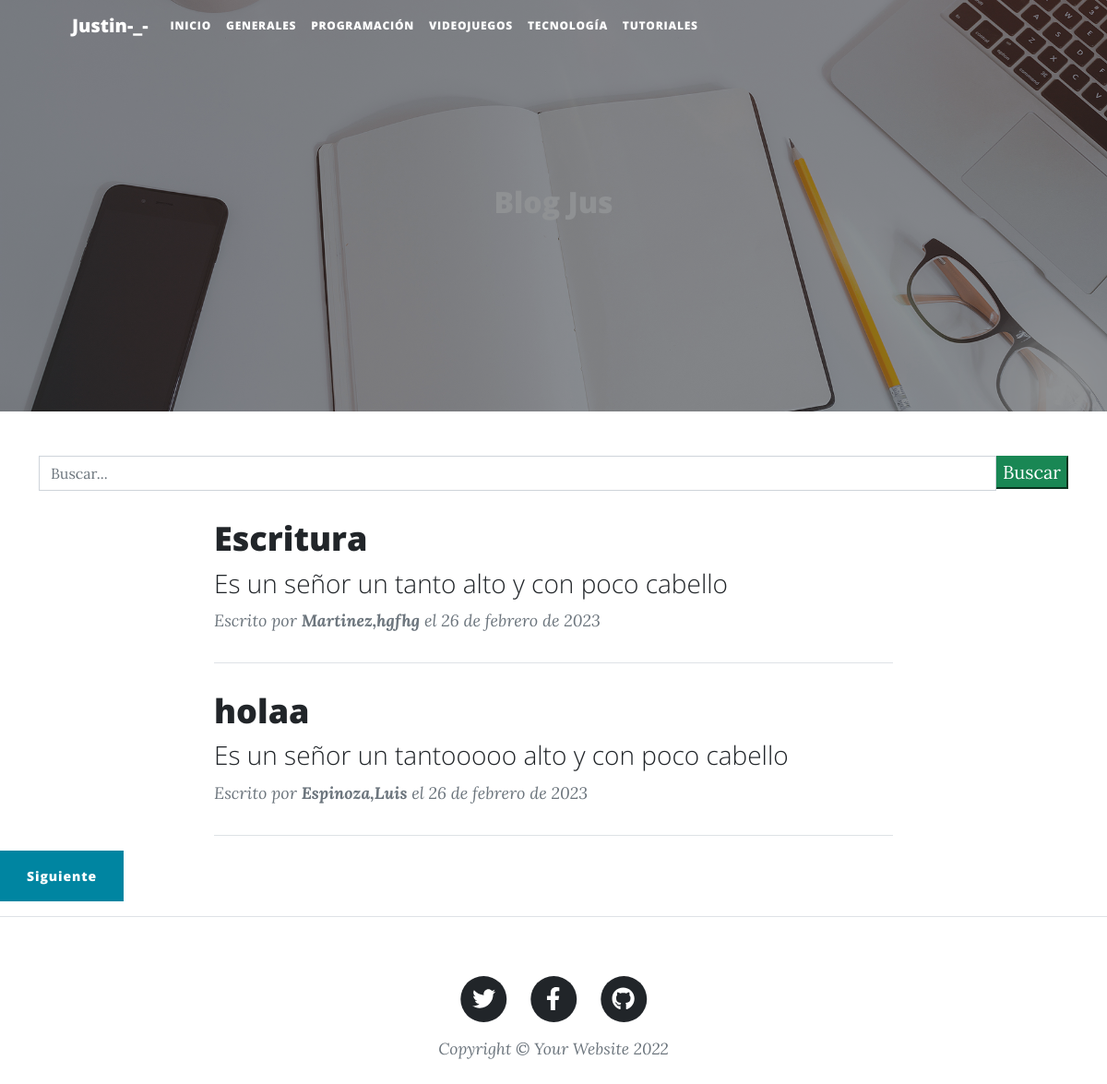
The page / on the database its author committed.
### bloge/models.py (models this page shows, shortened)
class Post(models.Model):
    id = models.AutoField(primary_key= True)
    titulo = models.CharField('Titulo',max_length= 90, blank= False, null = False)
    slug = models.CharField('Slug', max_length= 100, blank= False, null =False)
    descripcion=models.CharField('Descripcion', max_length= 110, blank = False, null=False)
    contenido= RichTextField('Contenido')
    imagen = models.URLField(max_length=500, blank = False, null=False)
    autor= models.ForeignKey(Autor, on_delete= models.CASCADE)
    categoria=models.ForeignKey(Categoria, on_delete=models.CASCADE)
    estado=models.BooleanField('Publicado/No publicado',default= True)
    fecha_creacion = models.DateField('Fecha de creacion', auto_now = True, auto_now_add= False)
    class Meta:
        verbose_name = 'Post'
        verbose_name_plural = 'Posts'

class Autor(models.Model):
    id = models.AutoField(primary_key = True)
    nombres = models.CharField('Nombres de Autor',max_length= 200, blank = False, null = False)
    apellidos = models.CharField('Apellidos de autor',max_length= 220, blank = False, null = False)
    facebook = models.URLField('Facebook',null = True, blank =True )
    twitter = models.URLField('twitter',null = True, blank =True )
    instagram = models.URLField('instagram',null = True, blank =True )
    web = models.URLField('web',null = True, blank =True )
    correo = models.EmailField('correo Electronico',null = False, blank =False )
    estado = models.BooleanField('Autor Activo/No Activo', default = True)
    fecha_creacion = models.DateField('Fecha de creacion', auto_now = True, auto_now_add= False)
    class Meta:
       verbose_name = 'Autor'
       verbose_name_plural = 'Autores'
    def __str__(self):
        return "{0},{1}".format(self.apellidos,self.nombres)

### bloge/views.py (the view)
# urls.py: 2. Add a URL to urlpatterns:  path('', views.home, name='home')
def home(request):
    queryset =request.GET.get("buscar")
    posts= Post.objects.filter(estado = True)
    if queryset:
        posts =Post.objects.filter(
            Q(titulo__icontains = queryset) |
            Q(descripcion = queryset)
        ).distinct()
    paginator = Paginator(posts,2)
    page=request.GET.get('page')
    posts= paginator.get_page(page)
    return render(request,'index.html',{'posts':posts})

### templates/index.html (shortened to what this page needs)
 {%load static%}
<!DOCTYPE html>
<html lang="es">
  <head>
    <link  rel="stylesheet" href="{%static 'css/styles.css' %}"/>
  </head>
  <body>
    <nav class="navbar navbar-expand-lg navbar-light" id="mainNav">
      <div class="container px-4 px-lg-5">
          <a class="navbar-brand" >Justin-_-</a>
        <div class="collapse navbar-collapse" id="navbarResponsive">
          <ul class="navbar-nav ml-auto">
            <li class="nav-item">
              <a class="nav-link" href="{% url 'blog:index' %}">Inicio</a>
            </li>
            <li class="nav-item">
              <a class="nav-link" href="{% url 'blog:generales' %}">Generales</a>
            </li>
            <li class="nav-item">
              <a class="nav-link" href="{% url 'blog:programacion' %}">Programación</a>
            </li>
            <li class="nav-item">
              <a class="nav-link" href="{% url 'blog:videojuegos' %}">Videojuegos</a>
            </li>
            <li class="nav-item">
              <a class="nav-link" href="{% url 'blog:tecnologia' %}">Tecnología</a>
            </li>
            <li class="nav-item">
              <a class="nav-link" href="{% url 'blog:tutoriales' %}">Tutoriales</a>
            </li>
          </ul>
        </div>
      </div>
    </nav>
    <header class="masthead" style="background-image: url('{% static 'img/home-bg.jpg' %}')">
      <div class="container">
        <div class="row">
          <div class="col-lg-8 col-md-10 mx-auto">
            <div class="site-heading">
              <h2>{% block titulo_principal %}Blog Jus{% endblock titulo_principal %}</h2>
            </div>
          </div>
        </div>
      </div>
    </header>
  {% block barra_busqueda %}
    <div class="container">
      <div class="row">
        <div class="col-md-12 search">
          <form method="get">
              <div id="custom-search-input">
                <div class="input-group col-md-12">
                  <input type="text" class="form-control" placeholder="Buscar..." name="buscar" value = "{{ request.GET.buscar }}">
                  <span class="input-group-list">
                    <button type="submit" class="boton btn-success">Buscar</button>
                  </span>
                </div>
              </div>
          </form>
        </div>
      </div>
    </div>
  {% endblock barra_busqueda %}
    <div class="container">
      <div class="row">
        <div class="col-lg-8 col-md-10 mx-auto">
         {% block contenido %}
          {% if posts %}
            {% for post in posts %}
                <div class="post-preview">
                    <a href="{% url 'blog:detalle_post' post.slug %}">
                    <h2 class="post-title">
                      {{ post.titulo }}
                    </h2>
                    <h3 class="post-subtitle">
                      {{ post.descripcion }}
                    </h3>
                  </a>
                  <p class="post-meta">Escrito por
                   <strong>{{ post.autor }}</strong>   el
                    {{ post.fecha_creacion }}</p>
                </div>
                <hr>
            {% endfor %}
          {% else %}
            <h1>No existen post registrados!</h1>
          {% endif %}
         {% endblock contenido %}
        </div>
      </div>
    </div>
    <div class="row">
      <div class="col-md-12 col-lg-12 col-sm-12 col-xs-12">
        <div class="col-md-6 col-sm-6 col-lg-6 col-xs-6  float-right">
          {% if posts.has_next %}
               <div class="clearfix">
                 <a href="?page={{ posts.next_page_number }}{% if request.GET.search %}&q={{ request.GET.search }}{% endif %}" class="btn btn-primary float-right">Siguiente</a>
               </div>
          {% endif %}
        </div>
      </div>
    </div>
    <hr>
    <footer>
      <div class="container">
        <div class="row">
          <div class="col-lg-8 col-md-10 mx-auto">
            <ul class="list-inline text-center">
              <li class="list-inline-item">
                <a href="#">
                  <span class="fa-stack fa-lg">
                    <i class="fas fa-circle fa-stack-2x"></i>
                    <i class="fab fa-twitter fa-stack-1x fa-inverse"></i>
                  </span>
                </a>
              </li>
              <li class="list-inline-item">
                <a href="#">
                  <span class="fa-stack fa-lg">
                    <i class="fas fa-circle fa-stack-2x"></i>
                    <i class="fab fa-facebook-f fa-stack-1x fa-inverse"></i>
                  </span>
                </a>
              </li>
              <li class="list-inline-item">
                <a href="#">
                  <span class="fa-stack fa-lg">
                    <i class="fas fa-circle fa-stack-2x"></i>
                    <i class="fab fa-github fa-stack-1x fa-inverse"></i>
                  </span>
                </a>
              </li>
            </ul>
            <div class="small text-center text-muted fst-italic">Copyright &copy; Your Website 2022</div>
          </div>
        </div>
      </div>
    </footer>
  </body>
</html>

### rows shown on the page
Post: titulo "Escritura", descripcion "Es un señor un tanto alto y con poco cabello", autor "Martinez,hgfhg", fecha_creacion "26 de febrero de 2023"
Post: titulo "holaa", descripcion "Es un señor un tantooooo alto y con poco cabello", autor "Espinoza,Luis", fecha_creacion "26 de febrero de 2023"
